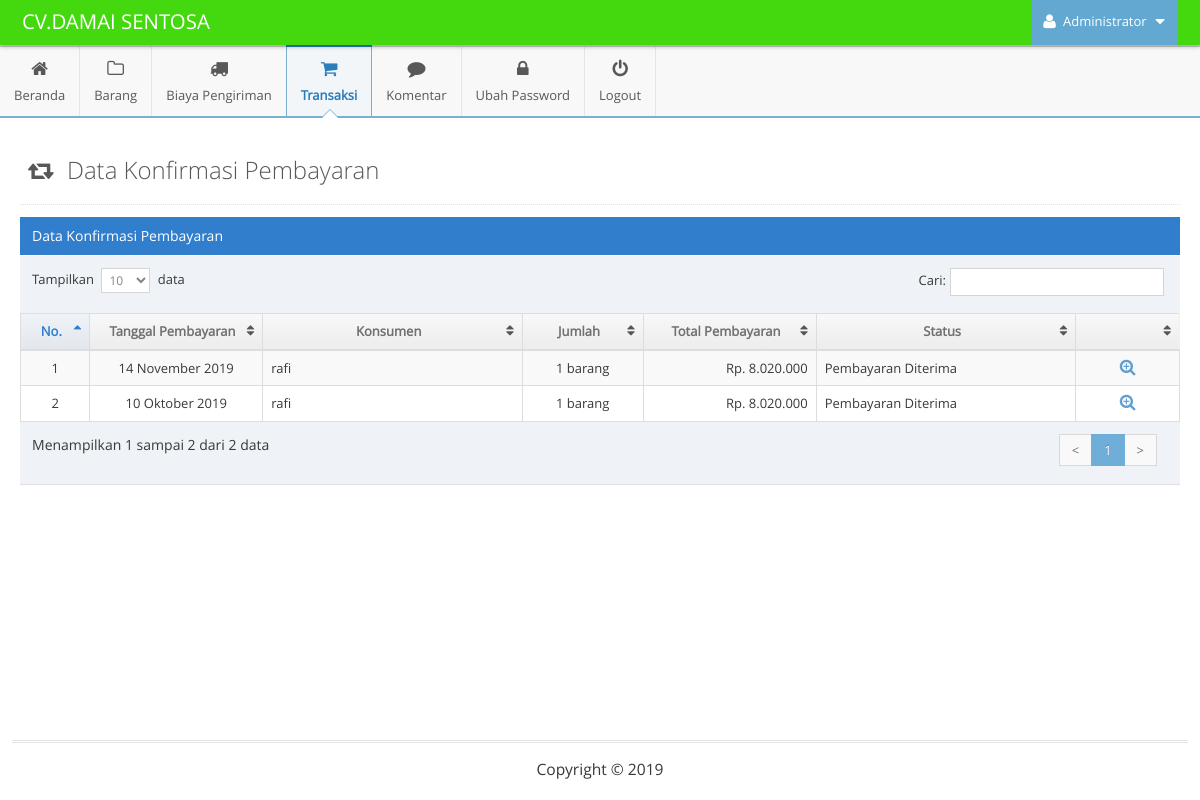
The page /admin/main.php?module=konfirmasi (signed in) on the database its author committed.
### tables this page shows
CREATE TABLE `tbl_pembayaran` (
  `id_bayar` int(11) NOT NULL,
  `tanggal_bayar` date NOT NULL,
  `id_transaksi` int(11) NOT NULL,
  `rekening_asal` varchar(20) NOT NULL,
  `no_rekening_asal` varchar(100) NOT NULL,
  `pemilik_rekening` varchar(30) NOT NULL,
  `rekening_tujuan` varchar(20) NOT NULL,
  `jumlah_bayar` int(11) NOT NULL,
  `bukti_bayar` varchar(200) NOT NULL,
  `status_bayar` varchar(30) NOT NULL DEFAULT 'Menunggu Pembayaran'
);

CREATE TABLE `tbl_konsumen` (
  `id_konsumen` int(11) NOT NULL,
  `tanggal_daftar` timestamp NOT NULL DEFAULT CURRENT_TIMESTAMP,
  `nama_konsumen` varchar(30) NOT NULL,
  `alamat` varchar(100) NOT NULL,
  `kota` int(4) NOT NULL,
  `provinsi` int(2) NOT NULL,
  `kode_pos` varchar(5) NOT NULL,
  `telepon` varchar(12) NOT NULL,
  `email` varchar(30) NOT NULL,
  `password` varchar(50) NOT NULL
);

CREATE TABLE `tbl_transaksi` (
  `id_transaksi` int(11) NOT NULL,
  `tanggal_transaksi` timestamp NOT NULL DEFAULT CURRENT_TIMESTAMP,
  `id_konsumen` int(11) NOT NULL,
  `total_bayar` int(11) NOT NULL,
  `status` varchar(50) NOT NULL DEFAULT 'Menunggu Pembayaran'
);

### config/fungsi_tanggal.php (called while the page is built, shortened)
<?php
	function tgl_eng_to_ind($tgl) {
		$tanggal	= explode('-',$tgl);
		$kdbl		= $tanggal[1];
		if ($kdbl == '01')	{
			$nbln = 'Januari';
		}
		else if ($kdbl == '02') {
			$nbln = 'Februari';
		}
		else if ($kdbl == '03') {
			$nbln = 'Maret';
		}
		else if ($kdbl == '04') {
			$nbln = 'April';
		}
		else if ($kdbl == '05') {
			$nbln = 'Mei';
		}
		else if ($kdbl == '06') {
			$nbln = 'Juni';
		}
		else if ($kdbl == '07') {
			$nbln = 'Juli';
		}
		else if ($kdbl == '08') {
			$nbln = 'Agustus';
		}
		else if ($kdbl == '09') {
			$nbln = 'September';
		}
		else if ($kdbl == '10') {
			$nbln = 'Oktober';
		}
		else if ($kdbl == '11') {
			$nbln = 'November';
		}
		$tgl_ind = $tanggal[0]." ".$nbln." ".$tanggal[2];
		return $tgl_ind;
	}
?>

### config/fungsi_rupiah.php (called while the page is built, shortened)
<?php
function format_rupiah_nol($angka){
  $rupiah=number_format($angka,0,',','.');
  return $rupiah;
}
?>

### admin/modules/konfirmasi/view.php (the view, shortened to what this page needs)
<div class="page-content">
	<div class="page-header">
		<h1 style="color:#585858">
			<i style="margin-right:7px" class="ace-icon fa fa-retweet"></i> Data Konfirmasi Pembayaran
		</h1>
	</div>
	<div class="row">
		<div class="col-xs-12">
			<div class="row">
				<div class="col-xs-12">
					<div class="table-header">
						Data Konfirmasi Pembayaran
					</div>
					<div>
						<table id="dynamic-table" class="table table-striped table-bordered table-hover">
							<thead>
								<tr>
									<th>No.</th>
									<th>Tanggal Pembayaran</th>
									<th>Konsumen</th>
									<th>Jumlah</th>
                                    <th>Total Pembayaran</th>
                                    <th>Status</th>
									<th></th>
								</tr>
							</thead>
							<tbody>
							<?php
                            $no = 1;
                            $query = mysqli_query($mysqli, "SELECT a.id_bayar,a.tanggal_bayar,a.id_transaksi,a.status_bayar,
                                                            b.id_transaksi,b.tanggal_transaksi,b.id_konsumen,b.total_bayar,
                                                            c.id_konsumen,c.nama_konsumen
                                                            FROM tbl_pembayaran as a INNER JOIN tbl_transaksi as b INNER JOIN tbl_konsumen as c
                                                            ON a.id_transaksi=b.id_transaksi AND b.id_konsumen=c.id_konsumen
                                                            WHERE a.status_bayar!='Menunggu Pembayaran'
                                                            ORDER BY a.id_bayar DESC")
                                                            or die('Ada kesalahan pada query konfirmasi: '.mysqli_error($mysqli));
                            while ($data = mysqli_fetch_assoc($query)) {
								$tgl           = $data['tanggal_bayar'];
								$exp           = explode('-',$tgl);
								$tanggal_bayar = tgl_eng_to_ind($exp[2]."-".$exp[1]."-".$exp[0]);
                                $query1 = mysqli_query($mysqli, "SELECT COUNT(id_detail) as jumlah FROM tbl_transaksi_detail
                                                            WHERE id_transaksi='$data[id_transaksi]'")
                                                            or die('Ada kesalahan pada query detail: '.mysqli_error($mysqli));
                                $data1 = mysqli_fetch_assoc($query1);
                            ?>
                            	<tr>
									<td width="40" class="center"><?php echo $no; ?></td>
									<td width="100" class="center"><?php echo $tanggal_bayar; ?></td>
									<td width="150"><?php echo $data['nama_konsumen']; ?></td>
									<td width="70" class="center"><?php echo $data1['jumlah']; ?> barang</td>
									<td width="100" align="right">Rp. <?php echo format_rupiah_nol($data['total_bayar']); ?></td>
									<td width="150"><?php echo $data['status_bayar']; ?></td>
									<td width="60" class="center">
										<div class="action-buttons">
											<a data-rel="tooltip" data-placement="top" title="Detail" class="blue tooltip-info" href="?module=form_konfirmasi&form=detail&id=<?php echo $data['id_bayar']; ?>">
												<i class="ace-icon fa fa-search-plus bigger-130"></i>
											</a>
										</div>
									</td>
								</tr>
							<?php
                            	$no++;
                            } ?>
							</tbody>
						</table>
					</div>
				</div>
			</div>
		</div>
	</div>
</div>

### rows shown on the page
tbl_pembayaran: tanggal_bayar "14 November 2019", tbl_konsumen.nama_konsumen "rafi", jumlah "1", id_transaksi.total_bayar "8.020.000", status_bayar "Pembayaran Diterima"
tbl_pembayaran: tanggal_bayar "10 Oktober 2019", tbl_konsumen.nama_konsumen "rafi", jumlah "1", id_transaksi.total_bayar "8.020.000", status_bayar "Pembayaran Diterima"

### other values the page prints
$_SESSION['nama_admin'] "Administrator"
